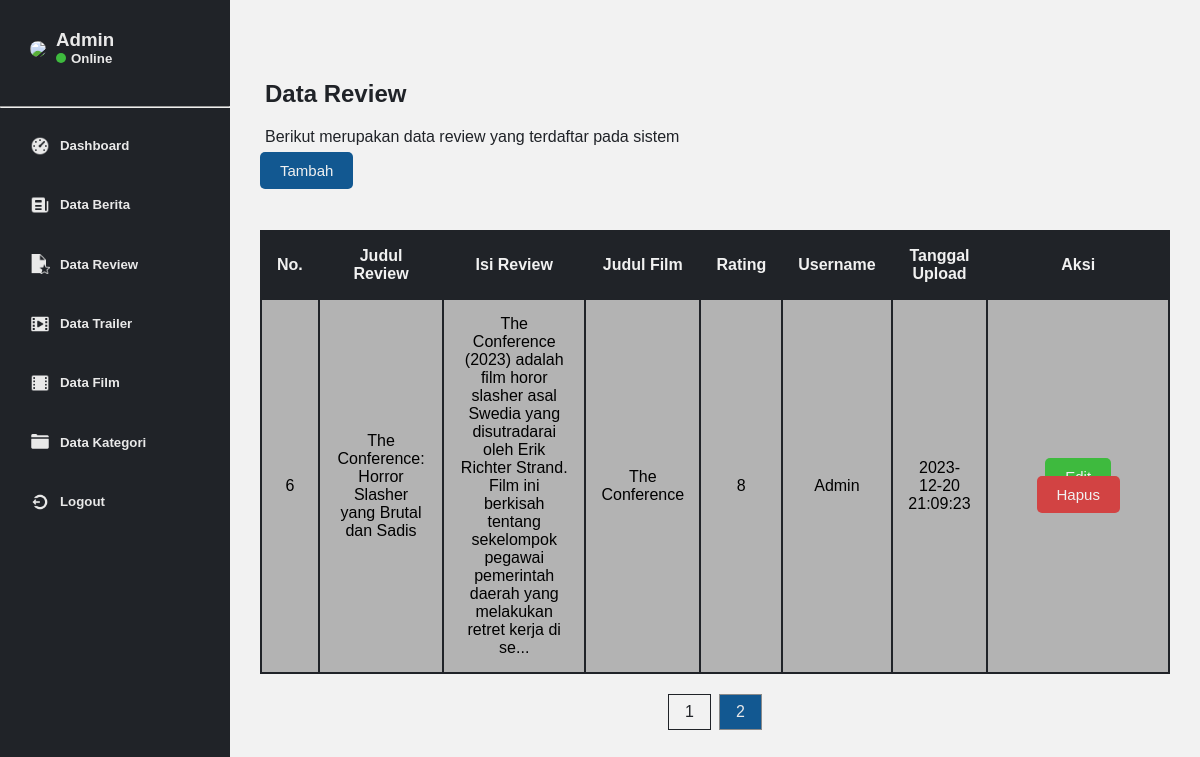
Page /admin/data-review.php?page=2 (signed in) on the committed database.
### tables this page shows
CREATE TABLE `review` (
  `id_review` int(10) NOT NULL,
  `judul_review` varchar(100) NOT NULL,
  `isi_review` text NOT NULL,
  `rating` int(10) NOT NULL,
  `id_film` int(10) NOT NULL,
  `id_user` int(10) NOT NULL,
  `tgl_upload` datetime NOT NULL
);

CREATE TABLE `film` (
  `id_film` int(10) NOT NULL,
  `judul_film` varchar(100) NOT NULL,
  `tahun` int(10) NOT NULL,
  `sinopsis` text NOT NULL,
  `foto_film` varchar(100) NOT NULL,
  `id_kategori` int(10) NOT NULL
);

### admin/data-review.php (the view, shortened to what this page needs)
<!DOCTYPE html>
<html>
  <head>
    <link rel="stylesheet" href="../css/admin.css">
  </head>
  <body>
  <?php include 'sidebar.php'; ?>
    <section class="container">
      <h1>Data Review</h1>
      <p>Berikut merupakan data review yang terdaftar pada sistem</p>
      <a href="form-data-review.php" class="btn btn-tambah">Tambah</a>
      <div class="film" id="review">
        <div style="overflow-x: auto;">
            <table>
                <tr>
                    <th>No.</th>
                    <th>Judul Review</th>
                    <th>Isi Review</th>
                    <th>Judul Film</th>
                    <th>Rating</th>
                    <th>Username</th>
                    <th>Tanggal Upload</th>
                    <th class="btn-aksi">Aksi</th>
                </tr>
                <tr>
                <?php
                    include '../config/koneksi.php';
                    $per_page = 5;
                    $page = isset($_GET['page']) ? $_GET['page'] : 1;
                    $start = ($page - 1) * $per_page;
                    $total_pages_query = mysqli_query($conn, "SELECT COUNT(*) as total FROM review;");
                    $total_pages = mysqli_fetch_array($total_pages_query)['total'];
                    $number_of_pages = ceil($total_pages / $per_page);
                    $i = $start + 1;
                    $query = mysqli_query($conn, "SELECT review.*, film.id_film, film.judul_film, kategori.nama_kategori
                        FROM review
                        INNER JOIN film ON review.id_film = film.id_film
                        INNER JOIN kategori ON film.id_kategori = kategori.id_kategori
                        LIMIT $start, $per_page
                        ");
                    while($fetch = mysqli_fetch_array($query)){
                      $string = $fetch['isi_review'];
                      if(strlen($string) > 200) {
                        $stringCut = substr($string, 0, 200);
                        $string = $stringCut . '...';
                      }
                ?>
                    <td><?php echo $i++; ?></td>
                    <td><?php echo $fetch['judul_review']; ?></td>
                    <td><?php echo $string; ?></td>
                    <td><?php echo $fetch['judul_film']; ?></td>
                    <td><?php echo $fetch['rating']; ?></td>
                    <td>Admin</td>
                    <td><?php echo $fetch['tgl_upload']; ?></td>
                    <td>
                        <a href="form-data-review.php?edit=<?php echo $fetch['id_review']; ?>" class="btn btn-edit">Edit</a>
                        <a href="proses.php?hapusReview=<?php echo $fetch['id_review']; ?>" onClick="return confirm('Apakah yakin ingin menghapus data ini?')" class="btn btn-hapus">Hapus</a>
                    </td>
                </tr>
                <?php
                    }
                ?>
            </table>
            <div class="pagination">
              <?php
                for ($i = 1; $i <= $number_of_pages; $i++) {
                  echo "<a href='?page=$i' ";
                  if ($page == $i) {
                    echo "class='active'";
                  }
                  echo ">$i</a>";
                }
              ?>
            </div>
        </div>
      </div>
    </section>
  </body>
</html>

### css/admin.css (style rules this page uses)
* { font-family: "NunitoSans", sans-serif; box-sizing: border-box; }
:root { --body: #202328; --grey: #b3b3b3; --bold-white:#8a8a8a; --base: #125891; --white:#e9e9e9; --light-white:#f1f1f1; --green:#3eba3e; --yellow:#e1ca48; --red:#d24343 ; }
body { display: flex; min-height: 100vh; padding: 0; margin: 0; }
.container { flex-grow: 1; padding-top: 60px; background: #f2f2f2; }
.container h1,p { color: var(--body); padding-left: 35px; }
.film { padding: 10px 30px; margin-top: 40px; }
table { border-collapse: collapse; width: 100%; }
th { background-color: var(--body); color: var(--light-white); }
th, td { text-align: center; padding: 15px; border: 2px solid var(--body); }
tr:nth-child(even) { background-color: var(--grey); }
.pagination { display: flex; justify-content: center; margin-top: 20px; }
.pagination a { color: var(--body); padding: 8px 16px; text-decoration: none; border: 1px solid var(--body); margin: 0 4px; }
.pagination a.active { background-color: var(--base); color: var(--white); border: 1px solid var(--bold-white); }
.btn { color: var(--light-white); font-size: 15px; padding: 10px 20px; border: none; cursor: pointer; width: 100%; border-radius: 5px; text-decoration: none; }
.btn-tambah { background: var(--base); margin-left: 30px; }
.btn-edit { background: var(--green); }
.btn-hapus { background: var(--red); }
.btn-aksi { width: 20%; }

### rows in the picture
review: judul_review "The Conference: Horror Slasher yang Brutal dan Sadis", isi_review "The Conference (2023) adalah film horor slasher asal Swedia yang disutradarai oleh Erik Richter Strand. Film ini berkisah tentang sekelompok pegawai pemerintah daerah yang melakukan retret kerja di se...", id_film.judul_film "The Conference", rating "8", tgl_upload "2023-12-20 21:09:23"
